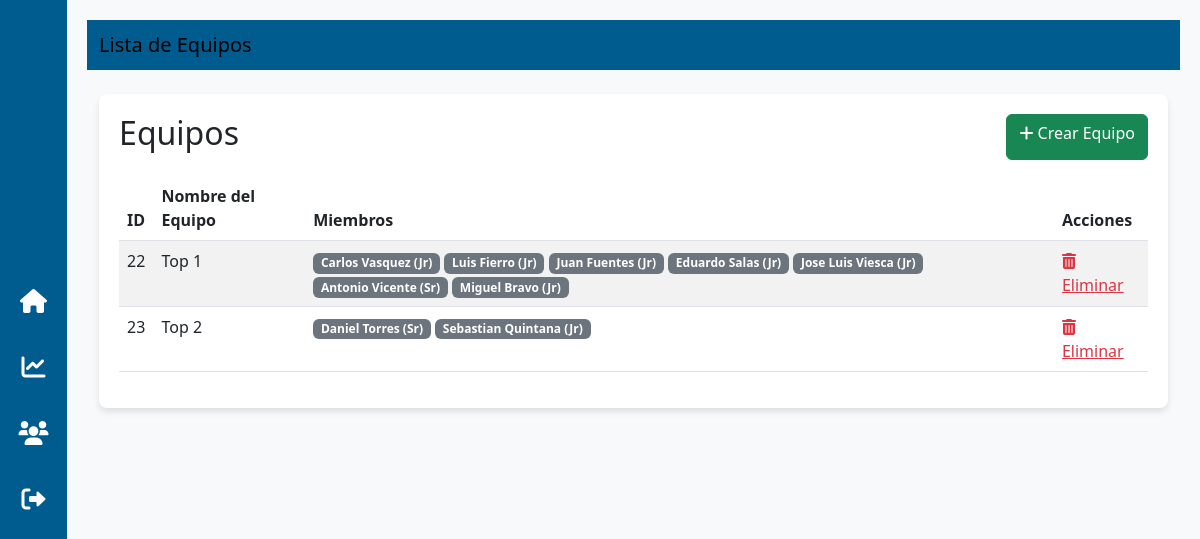
The app's page /listar_equipos/ (signed in) with its own data.
### app/models.py (models this page shows, shortened)
class Equipo(models.Model):
    nombre = models.CharField(max_length=100)
    creado_por = models.ForeignKey(settings.AUTH_USER_MODEL, on_delete=models.CASCADE)  # Ingeniero que crea el equipo
    miembros = models.ManyToManyField(settings.AUTH_USER_MODEL, related_name="equipos")

class Usuario(AbstractUser):
    TURNOS = [
        (1, "1er Turno"),
        (2, "2do Turno"),
        (3, "3er Turno"),
        (4, "4to Turno"),
    ]
    turno = models.IntegerField(choices=TURNOS, null=True, blank=True)
    ROLES = [
        ('Jr', 'Ingeniero Jr'),
        ('Sr', 'Ingeniero'),
    ]
    numero_reloj = models.CharField(max_length=10, unique=False)
    nombre = models.CharField(max_length=100)
    rol = models.CharField(max_length=2, choices=ROLES, default='Jr')

### app/views.py (the view)
# urls.py: path('listar_equipos/', listar_equipos, name='listar_equipos'),
@login_required
def listar_equipos(request):
    equipos = Equipo.objects.prefetch_related('miembros').all()
    for equipo in equipos:
        print(f"Equipo: {equipo.nombre} - Miembros: {[m.username for m in equipo.miembros.all()]}")  # Verificación en consola
    return render(request, 'app/listar_equipos.html', {'equipos': equipos})

### app/templates/app/listar_equipos.html (shortened to what this page needs)
<!DOCTYPE html>
<html lang="es">
<head>
    {% load static %}
    <link href="https://cdn.jsdelivr.net/npm/bootstrap@5.3.0-alpha1/dist/css/bootstrap.min.css" rel="stylesheet">
    <link href="https://cdnjs.cloudflare.com/ajax/libs/font-awesome/6.0.0-beta3/css/all.min.css" rel="stylesheet">
</head>
<body>
    <div class="sidebar">
        <a href="{% url 'listar_doe' %}" title="Inicio"><i class="fas fa-home"></i></a>
        <a href="#" title="Estadísticas"><i class="fas fa-chart-line"></i></a>
        <a href="{% url 'crear_equipo' %}" title="Crear Equipos"><i class="fas fa-users"></i></a>
        <a href="#" title="Cerrar Sesión"><i class="fas fa-sign-out-alt"></i></a>
    </div>
    <div class="content">
        <nav class="navbar navbar-expand-lg">
            <div class="container-fluid">
                <span class="navbar-brand mb-0 h1">Lista de Equipos</span>
            </div>
        </nav>
        <div class="container mt-4">
            <div class="table-container">
                <div class="d-flex justify-content-between">
                    <h2>Equipos</h2>
                    <a href="{% url 'crear_equipo' %}" class="btn btn-success">
                        <i class="fas fa-plus"></i> Crear Equipo
                    </a>
                </div>
                <table class="table table-striped mt-3">
                    <thead>
                        <tr>
                            <th>ID</th>
                            <th>Nombre del Equipo</th>
                            <th>Miembros</th>
                            <th>Acciones</th>
                        </tr>
                    </thead>
                    <tbody>
                        {% for equipo in equipos %}
                        <tr>
                            <td>{{ equipo.id }}</td>
                            <td>{{ equipo.nombre }}</td>
                            <td>
                                {% if equipo.miembros.all %}
                                    {% for miembro in equipo.miembros.all %}
                                        <span class="badge bg-secondary">{{ miembro.first_name }} {{ miembro.last_name }} ({{ miembro.rol }})</span>
                                    {% endfor %}
                                {% else %}
                                    <span class="text-muted">Sin miembros</span>
                                {% endif %}
                            </td>
                            <td>
                                <a href="#" class="text-danger eliminar-equipo" data-equipo-id="{{ equipo.id }}">
                                    <i class="fas fa-trash-alt"></i> Eliminar
                                </a>
                            </td>
                        </tr>
                        {% empty %}
                        <tr>
                            <td colspan="4" class="text-center text-muted">No hay equipos creados.</td>
                        </tr>
                        {% endfor %}
                    </tbody>
                </table>
            </div>
        </div>
    </div>
</body>
</html>

### app/templates/app/listar_equipos.html (style rules this page uses)
body { background-color: #f8f9fa; display: flex; min-height: 100vh; }
.sidebar { width: 70px; background-color: #005b8e; color: white; padding: 10px 0; display: flex; flex-direction: column; align-items: center; justify-content: center; }
.sidebar a { color: white; text-decoration: none; padding: 15px 0; font-size: 1.5rem; }
.content { flex-grow: 1; padding: 20px; }
.navbar { background-color: #005b8e; color: white; }
.table-container { background: white; border-radius: 8px; box-shadow: 0 4px 6px rgba(0, 0, 0, 0.1); padding: 20px; }

### records on screen
Equipo: id "22", nombre "Top 1"
Usuario: first_name "Carlos", last_name "Vasquez", rol "Jr"
Usuario: first_name "Luis", last_name "Fierro", rol "Jr"
Usuario: first_name "Juan", last_name "Fuentes", rol "Jr"
Usuario: first_name "Eduardo", last_name "Salas", rol "Jr"
Usuario: first_name "Jose Luis", last_name "Viesca", rol "Jr"
Usuario: first_name "Antonio", last_name "Vicente", rol "Sr"
Usuario: first_name "Miguel", last_name "Bravo", rol "Jr"
Equipo: id "23", nombre "Top 2"
Usuario: first_name "Daniel", last_name "Torres", rol "Sr"
Usuario: first_name "Sebastian", last_name "Quintana", rol "Jr"
